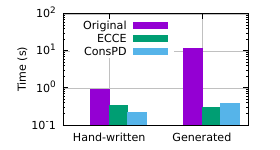

The script that saved this image:
set datafile separator ','

set terminal pdf
set output 'ltypelog.pdf'

set size ratio 0.6

set terminal pdf size 2.8, 1.5

set logscale y 10

set format y "10^%L"

set style data histogram
set style fill solid

set ylabel 'Time (s)' # label for the Y axis

set xrange [0.5:2.5]
set yrange [0.1:]

set key left top

set style line 100 lt 1 lc rgb "grey" lw 0.5 # linestyle for the grid
set grid ls 100 # enable grid with specific linestyle

plot 'ltype.csv' u 2:xtic(1) title "Original", 'ltype.csv' u 3:xtic(1) title "ECCE", 'ltype.csv' u 4:xtic(1) title "ConsPD"
